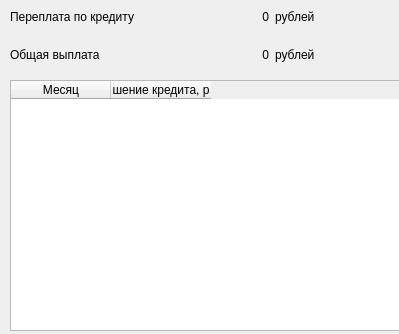
<?xml version="1.0" encoding="UTF-8"?>
<ui version="4.0">
 <class>CreditDiff</class>
 <widget class="QDialog" name="CreditDiff">
  <property name="geometry">
   <rect>
    <x>0</x>
    <y>0</y>
    <width>399</width>
    <height>334</height>
   </rect>
  </property>
  <property name="windowTitle">
   <string>Dialog</string>
  </property>
  <widget class="QTableWidget" name="tableWidget">
   <property name="geometry">
    <rect>
     <x>10</x>
     <y>80</y>
     <width>391</width>
     <height>251</height>
    </rect>
   </property>
   <column>
    <property name="text">
     <string>Месяц</string>
    </property>
   </column>
   <column>
    <property name="text">
     <string>Погашение кредита, рубли</string>
    </property>
   </column>
  </widget>
  <widget class="QWidget" name="layoutWidget">
   <property name="geometry">
    <rect>
     <x>10</x>
     <y>0</y>
     <width>391</width>
     <height>71</height>
    </rect>
   </property>
   <layout class="QGridLayout" name="gridLayout">
    <item row="1" column="0">
     <widget class="QLabel" name="label_7">
      <property name="text">
       <string>Общая выплата</string>
      </property>
     </widget>
    </item>
    <item row="0" column="1">
     <widget class="QLabel" name="label_Overpayment">
      <property name="text">
       <string>0</string>
      </property>
      <property name="alignment">
       <set>Qt::AlignRight|Qt::AlignTrailing|Qt::AlignVCenter</set>
      </property>
     </widget>
    </item>
    <item row="1" column="1">
     <widget class="QLabel" name="label_AllPayment">
      <property name="text">
       <string>0</string>
      </property>
      <property name="alignment">
       <set>Qt::AlignRight|Qt::AlignTrailing|Qt::AlignVCenter</set>
      </property>
     </widget>
    </item>
    <item row="1" column="2">
     <widget class="QLabel" name="label_10">
      <property name="text">
       <string>рублей</string>
      </property>
     </widget>
    </item>
    <item row="0" column="0">
     <widget class="QLabel" name="label_5">
      <property name="text">
       <string>Переплата по кредиту</string>
      </property>
     </widget>
    </item>
    <item row="0" column="2">
     <widget class="QLabel" name="label_9">
      <property name="text">
       <string>рублей</string>
      </property>
     </widget>
    </item>
   </layout>
  </widget>
 </widget>
 <resources/>
 <connections/>
</ui>
